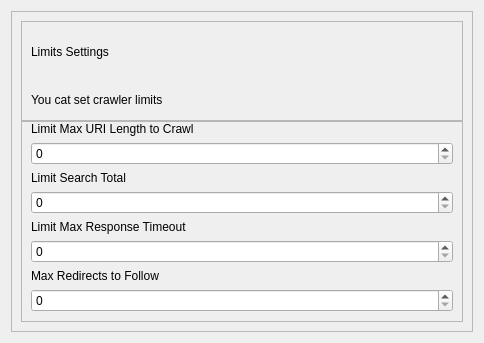
<?xml version="1.0" encoding="UTF-8"?>
<ui version="4.0">
 <class>LimitsSettings</class>
 <widget class="QWidget" name="LimitsSettings">
  <property name="geometry">
   <rect>
    <x>0</x>
    <y>0</y>
    <width>484</width>
    <height>343</height>
   </rect>
  </property>
  <property name="windowTitle">
   <string>Limits Settings</string>
  </property>
  <layout class="QVBoxLayout" name="verticalLayout_13">
   <item>
    <widget class="QFrame" name="mainSettingsFrame">
     <property name="frameShape">
      <enum>QFrame::StyledPanel</enum>
     </property>
     <property name="frameShadow">
      <enum>QFrame::Raised</enum>
     </property>
     <layout class="QVBoxLayout" name="verticalLayout_6">
      <property name="spacing">
       <number>0</number>
      </property>
      <item>
       <widget class="QFrame" name="headerFrame">
        <property name="minimumSize">
         <size>
          <width>0</width>
          <height>0</height>
         </size>
        </property>
        <property name="maximumSize">
         <size>
          <width>16777215</width>
          <height>16777215</height>
         </size>
        </property>
        <property name="frameShape">
         <enum>QFrame::StyledPanel</enum>
        </property>
        <property name="frameShadow">
         <enum>QFrame::Raised</enum>
        </property>
        <layout class="QVBoxLayout" name="verticalLayout_12">
         <property name="bottomMargin">
          <number>0</number>
         </property>
         <item>
          <widget class="QLabel" name="headerName">
           <property name="text">
            <string>Limits Settings</string>
           </property>
          </widget>
         </item>
         <item>
          <widget class="QLabel" name="text">
           <property name="text">
            <string>You cat set crawler limits</string>
           </property>
          </widget>
         </item>
        </layout>
       </widget>
      </item>
      <item>
       <widget class="QFrame" name="settingsFrame">
        <property name="frameShape">
         <enum>QFrame::StyledPanel</enum>
        </property>
        <property name="frameShadow">
         <enum>QFrame::Raised</enum>
        </property>
        <layout class="QGridLayout" name="gridLayout_2">
         <property name="topMargin">
          <number>0</number>
         </property>
         <item row="0" column="0">
          <layout class="QVBoxLayout" name="verticalLayout_8">
           <item>
            <widget class="QLabel" name="label_6">
             <property name="text">
              <string>Limit Max URI Length to Crawl</string>
             </property>
            </widget>
           </item>
           <item>
            <widget class="QSpinBox" name="limitURILength">
             <property name="controlKey" stdset="0">
              <string notr="true">limitMaxUrlLength</string>
             </property>
            </widget>
           </item>
          </layout>
         </item>
         <item row="3" column="0">
          <layout class="QVBoxLayout" name="verticalLayout_9">
           <item>
            <widget class="QLabel" name="label_7">
             <property name="text">
              <string>Max Redirects to Follow</string>
             </property>
            </widget>
           </item>
           <item>
            <widget class="QSpinBox" name="maxRedirects">
             <property name="controlKey" stdset="0">
              <string notr="true">maxRedirectCount</string>
             </property>
            </widget>
           </item>
          </layout>
         </item>
         <item row="1" column="0">
          <layout class="QVBoxLayout" name="verticalLayout_7">
           <item>
            <widget class="QLabel" name="label_5">
             <property name="text">
              <string>Limit Search Total</string>
             </property>
            </widget>
           </item>
           <item>
            <widget class="QSpinBox" name="limitSearch">
             <property name="controlKey" stdset="0">
              <string notr="true">limitSearchTotal</string>
             </property>
            </widget>
           </item>
          </layout>
         </item>
         <item row="2" column="0">
          <layout class="QVBoxLayout" name="verticalLayout_10">
           <item>
            <widget class="QLabel" name="label_8">
             <property name="text">
              <string>Limit Max Response Timeout</string>
             </property>
            </widget>
           </item>
           <item>
            <widget class="QSpinBox" name="responseTimeout">
             <property name="controlKey" stdset="0">
              <string notr="true">limitTimeout</string>
             </property>
            </widget>
           </item>
          </layout>
         </item>
        </layout>
       </widget>
      </item>
     </layout>
    </widget>
   </item>
  </layout>
 </widget>
 <tabstops>
  <tabstop>limitURILength</tabstop>
  <tabstop>limitSearch</tabstop>
  <tabstop>responseTimeout</tabstop>
  <tabstop>maxRedirects</tabstop>
 </tabstops>
 <resources/>
 <connections/>
</ui>
